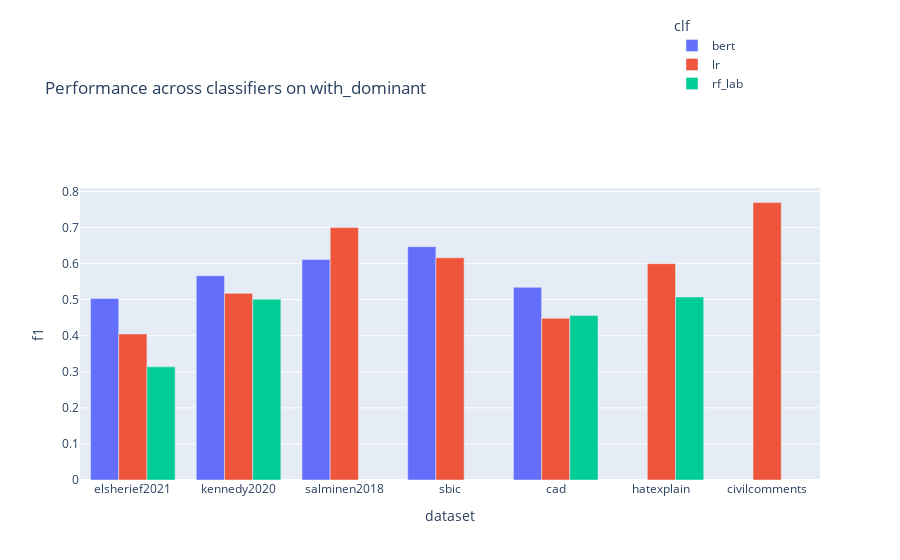

Here is the notebook cell this chart was saved with:
### Markdown cell above
## Between classifiers

### Code cell
import os
import pandas as pd
import plotly.express as px
from IPython.display import display

clfs = [('bert', 5), ('lr', 5), ('rf_lab', 1)] # (clf_name, cv_runs)
# base_dirpath = '/storage2/mamille3/hegemonic_hate'
base_dirpath = '/home/mamille3/hegemonic_hate/output'

titles = {'hegsplits': 'With_dominant vs no_dominant',
          'controlsplits': 'With_control vs no_control'}
scores_dict = {}
# for splits in ['hegsplits', 'controlsplits']:
for clf_name, cv_runs in clfs:
    for splits in ['hegsplits']:

        name = os.path.join(base_dirpath, f'{clf_name}_{cv_runs}x2cv_f1.csv')

        # Load scores
        if clf_name == 'rf_lab':
            dataset_scores = []
            for dataset in ['elsherief2021', 'cad', 'kennedy2020', 'hatexplain']:
                # scores_path = f'/storage2/mamille3/josh_hate_speech_classifier/output/perf_{dataset}_RF.csv'
                scores_path = os.path.join(base_dirpath, f'perf_{dataset}_RF.csv')
                scores = pd.read_csv(scores_path)
                if not 'split' in scores.columns:
                    scores['split'] = 'with_special'
                if not 'splits' in scores.columns:
                    scores['splits'] = 'hegsplits' # ran this on hegsplits
                dataset_scores.append(scores[['dataset', 'splits', 'split', 'f1']])
            f1s = pd.concat(dataset_scores)
        else:
            scores_path = name
            f1s = pd.read_csv(scores_path, index_col=0)
        if splits == 'hegsplits':
            if 'splits' in f1s.columns:
                f1s = f1s.query('splits == @splits')
            f1s = f1s.replace('with_special', 'with_dominant').replace('no_special', 'no_dominant')
        elif splits == 'controlsplits':
            f1s = f1s.replace('with_special', 'with_control').replace('no_special', 'no_control')
        f1s['clf'] = clf_name
        scores_dict[(clf_name, cv_runs)] = f1s

scores = pd.concat(scores_dict.values())
scores

# Plot
selection = 'with_dominant'
fig = px.bar(scores.query('split == @selection'), x='dataset', y='f1', color='clf', barmode='group', 
             title=f'Performance across classifiers on {selection}')
fig.update_layout(legend=dict(
    yanchor='top',
    y=1.6,
    xanchor='left',
    x=0.8
))
fig.show()

### Figure 1 — Plotly figure (JSON) as saved in the notebook; plotly's stock layout.template omitted (floating-point values rounded to 4 significant figures)
{"data": [{"alignmentgroup": "True", "hovertemplate": "clf=bert<br>dataset=%{x}<br>f1=%{y}<extra></extra>", "legendgroup": "bert", "marker": {"color": "#636efa", "pattern": {"shape": ""}}, "name": "bert", "offsetgroup": "bert", "orientation": "v", "showlegend": true, "textposition": "auto", "type": "bar", "x": ["elsherief2021", "kennedy2020", "salminen2018", "sbic", "cad"], "xaxis": "x", "y": [0.5032, 0.5664, 0.6117, 0.6469, 0.5342], "yaxis": "y"}, {"alignmentgroup": "True", "hovertemplate": "clf=lr<br>dataset=%{x}<br>f1=%{y}<extra></extra>", "legendgroup": "lr", "marker": {"color": "#EF553B", "pattern": {"shape": ""}}, "name": "lr", "offsetgroup": "lr", "orientation": "v", "showlegend": true, "textposition": "auto", "type": "bar", "x": ["elsherief2021", "kennedy2020", "salminen2018", "sbic", "cad", "hatexplain", "civilcomments"], "xaxis": "x", "y": [0.4049, 0.5176, 0.6999, 0.6161, 0.4485, 0.6, 0.7692], "yaxis": "y"}, {"alignmentgroup": "True", "hovertemplate": "clf=rf_lab<br>dataset=%{x}<br>f1=%{y}<extra></extra>", "legendgroup": "rf_lab", "marker": {"color": "#00cc96", "pattern": {"shape": ""}}, "name": "rf_lab", "offsetgroup": "rf_lab", "orientation": "v", "showlegend": true, "textposition": "auto", "type": "bar", "x": ["elsherief2021", "cad", "kennedy2020", "hatexplain"], "xaxis": "x", "y": [0.3137, 0.4559, 0.5012, 0.5076], "yaxis": "y"}], "layout": {"autosize": true, "barmode": "group", "legend": {"title": {"text": "clf"}, "tracegroupgap": 0, "x": 0.8, "xanchor": "left", "y": 1.6, "yanchor": "top"}, "title": {"text": "Performance across classifiers on with_dominant"}, "xaxis": {"anchor": "y", "autorange": true, "domain": [0, 1], "range": [-0.5, 6.5], "title": {"text": "dataset"}, "type": "category"}, "yaxis": {"anchor": "x", "autorange": true, "domain": [0, 1], "range": [0, 0.8097], "title": {"text": "f1"}, "type": "linear"}}}
